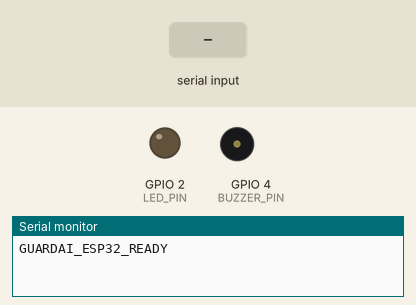
The sketch below on a simulated ESP32. On the bench: output pins drawn as LEDs (lit = HIGH), buzzer (waves = sounding, pin HIGH), the last lines printed to the serial monitor. The test bench sets the inputs (shaded band).

Above: at 1.2 s.
1.3 s: "ALERT_ON\n" received over Serial
At 2.3 s:
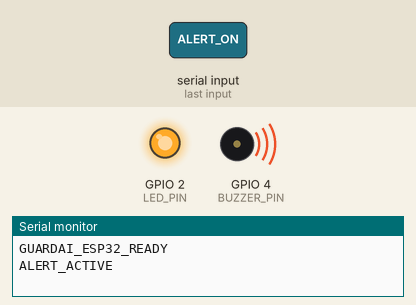
2.8 s: "ALERT_OFF\n" received over Serial
At 3.5 s:
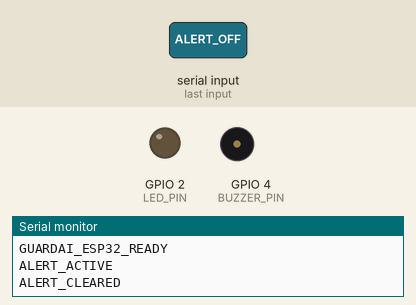
Timing chart, 0 to 5.8 s (numbered marks = the images above; inputs shaded):
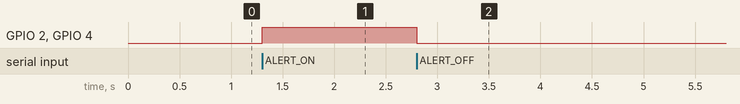

The sketch:

esp32_warning.ino
```cpp
const int LED_PIN = 2;
const int BUZZER_PIN = 4;

void setup() {
  Serial.begin(115200);

  pinMode(LED_PIN, OUTPUT);
  pinMode(BUZZER_PIN, OUTPUT);

  digitalWrite(LED_PIN, LOW);
  digitalWrite(BUZZER_PIN, LOW);

  Serial.println("GUARDAI_ESP32_READY");
}

void loop() {
  if (Serial.available()) {
    String command = Serial.readStringUntil('\n');
    command.trim();
    command.toUpperCase();

    if (command == "ALERT_ON") {
      digitalWrite(LED_PIN, HIGH);
      digitalWrite(BUZZER_PIN, HIGH);
      Serial.println("ALERT_ACTIVE");
    }
    else if (command == "ALERT_OFF") {
      digitalWrite(LED_PIN, LOW);
      digitalWrite(BUZZER_PIN, LOW);
      Serial.println("ALERT_CLEARED");
    }
    else if (command == "STATUS") {
      Serial.println("GUARDAI_ESP32_READY");
    }
  }
}
```

Measured:
- after the input at 1.3 s, GPIO 2 (LED_PIN), GPIO 4 (BUZZER_PIN): LOW → HIGH at once
- after the input at 2.8 s, GPIO 2 (LED_PIN), GPIO 4 (BUZZER_PIN): HIGH → LOW at once
